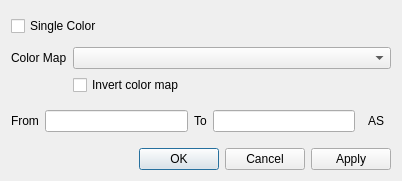
<?xml version="1.0" encoding="UTF-8"?>
<ui version="4.0">
 <class>Dialog</class>
 <widget class="QDialog" name="Dialog">
  <property name="geometry">
   <rect>
    <x>0</x>
    <y>0</y>
    <width>402</width>
    <height>181</height>
   </rect>
  </property>
  <property name="windowTitle">
   <string>Dialog</string>
  </property>
  <layout class="QGridLayout" name="gridLayout_2">
   <item row="0" column="0">
    <widget class="QCheckBox" name="checkbox_single_color">
     <property name="sizePolicy">
      <sizepolicy hsizetype="Maximum" vsizetype="Fixed">
       <horstretch>0</horstretch>
       <verstretch>0</verstretch>
      </sizepolicy>
     </property>
     <property name="text">
      <string>Single Color</string>
     </property>
    </widget>
   </item>
   <item row="0" column="2">
    <spacer name="horizontalSpacer">
     <property name="orientation">
      <enum>Qt::Horizontal</enum>
     </property>
     <property name="sizeHint" stdset="0">
      <size>
       <width>40</width>
       <height>20</height>
      </size>
     </property>
    </spacer>
   </item>
   <item row="1" column="0" colspan="3">
    <widget class="QWidget" name="widget_color_map" native="true">
     <layout class="QGridLayout" name="gridLayout">
      <property name="leftMargin">
       <number>0</number>
      </property>
      <property name="topMargin">
       <number>0</number>
      </property>
      <property name="rightMargin">
       <number>0</number>
      </property>
      <property name="bottomMargin">
       <number>0</number>
      </property>
      <item row="7" column="0" colspan="2">
       <widget class="QWidget" name="widget" native="true">
        <layout class="QGridLayout" name="gridLayout_3">
         <property name="leftMargin">
          <number>0</number>
         </property>
         <property name="topMargin">
          <number>0</number>
         </property>
         <property name="rightMargin">
          <number>0</number>
         </property>
         <property name="bottomMargin">
          <number>0</number>
         </property>
         <item row="0" column="0">
          <widget class="QLabel" name="label_2">
           <property name="text">
            <string>From</string>
           </property>
          </widget>
         </item>
         <item row="0" column="1">
          <widget class="LineEdit" name="lineedit_from"/>
         </item>
         <item row="0" column="2">
          <widget class="QLabel" name="label_3">
           <property name="text">
            <string>To</string>
           </property>
          </widget>
         </item>
         <item row="0" column="3">
          <widget class="LineEdit" name="lineedit_to"/>
         </item>
         <item row="0" column="4">
          <widget class="QToolButton" name="toolbutton_auto_scale">
           <property name="toolTip">
            <string>Auto Scale</string>
           </property>
           <property name="text">
            <string>AS</string>
           </property>
           <property name="autoRaise">
            <bool>true</bool>
           </property>
          </widget>
         </item>
        </layout>
       </widget>
      </item>
      <item row="2" column="1">
       <widget class="QCheckBox" name="checkbox_reversed">
        <property name="text">
         <string>Invert color map</string>
        </property>
       </widget>
      </item>
      <item row="1" column="1">
       <widget class="QComboBox" name="combobox_color_map">
        <property name="sizePolicy">
         <sizepolicy hsizetype="Expanding" vsizetype="Fixed">
          <horstretch>0</horstretch>
          <verstretch>0</verstretch>
         </sizepolicy>
        </property>
        <property name="iconSize">
         <size>
          <width>100</width>
          <height>25</height>
         </size>
        </property>
       </widget>
      </item>
      <item row="1" column="0">
       <widget class="QLabel" name="label">
        <property name="sizePolicy">
         <sizepolicy hsizetype="Maximum" vsizetype="Preferred">
          <horstretch>0</horstretch>
          <verstretch>0</verstretch>
         </sizepolicy>
        </property>
        <property name="text">
         <string>Color Map</string>
        </property>
       </widget>
      </item>
     </layout>
    </widget>
   </item>
   <item row="0" column="1">
    <widget class="QToolButton" name="toolbutton_select_color">
     <property name="minimumSize">
      <size>
       <width>30</width>
       <height>30</height>
      </size>
     </property>
     <property name="text">
      <string/>
     </property>
     <property name="autoRaise">
      <bool>true</bool>
     </property>
    </widget>
   </item>
   <item row="2" column="0" colspan="3">
    <widget class="QDialogButtonBox" name="buttonBox">
     <property name="orientation">
      <enum>Qt::Horizontal</enum>
     </property>
     <property name="standardButtons">
      <set>QDialogButtonBox::Apply|QDialogButtonBox::Cancel|QDialogButtonBox::Ok</set>
     </property>
    </widget>
   </item>
  </layout>
 </widget>
 <customwidgets>
  <customwidget>
   <class>LineEdit</class>
   <extends>QLineEdit</extends>
   <header>mfixgui.widgets.base</header>
  </customwidget>
 </customwidgets>
 <resources/>
 <connections>
  <connection>
   <sender>buttonBox</sender>
   <signal>accepted()</signal>
   <receiver>Dialog</receiver>
   <slot>accept()</slot>
   <hints>
    <hint type="sourcelabel">
     <x>237</x>
     <y>152</y>
    </hint>
    <hint type="destinationlabel">
     <x>157</x>
     <y>185</y>
    </hint>
   </hints>
  </connection>
  <connection>
   <sender>buttonBox</sender>
   <signal>rejected()</signal>
   <receiver>Dialog</receiver>
   <slot>reject()</slot>
   <hints>
    <hint type="sourcelabel">
     <x>305</x>
     <y>158</y>
    </hint>
    <hint type="destinationlabel">
     <x>286</x>
     <y>185</y>
    </hint>
   </hints>
  </connection>
  <connection>
   <sender>checkbox_single_color</sender>
   <signal>clicked(bool)</signal>
   <receiver>widget_color_map</receiver>
   <slot>setDisabled(bool)</slot>
   <hints>
    <hint type="sourcelabel">
     <x>29</x>
     <y>20</y>
    </hint>
    <hint type="destinationlabel">
     <x>225</x>
     <y>136</y>
    </hint>
   </hints>
  </connection>
 </connections>
</ui>
